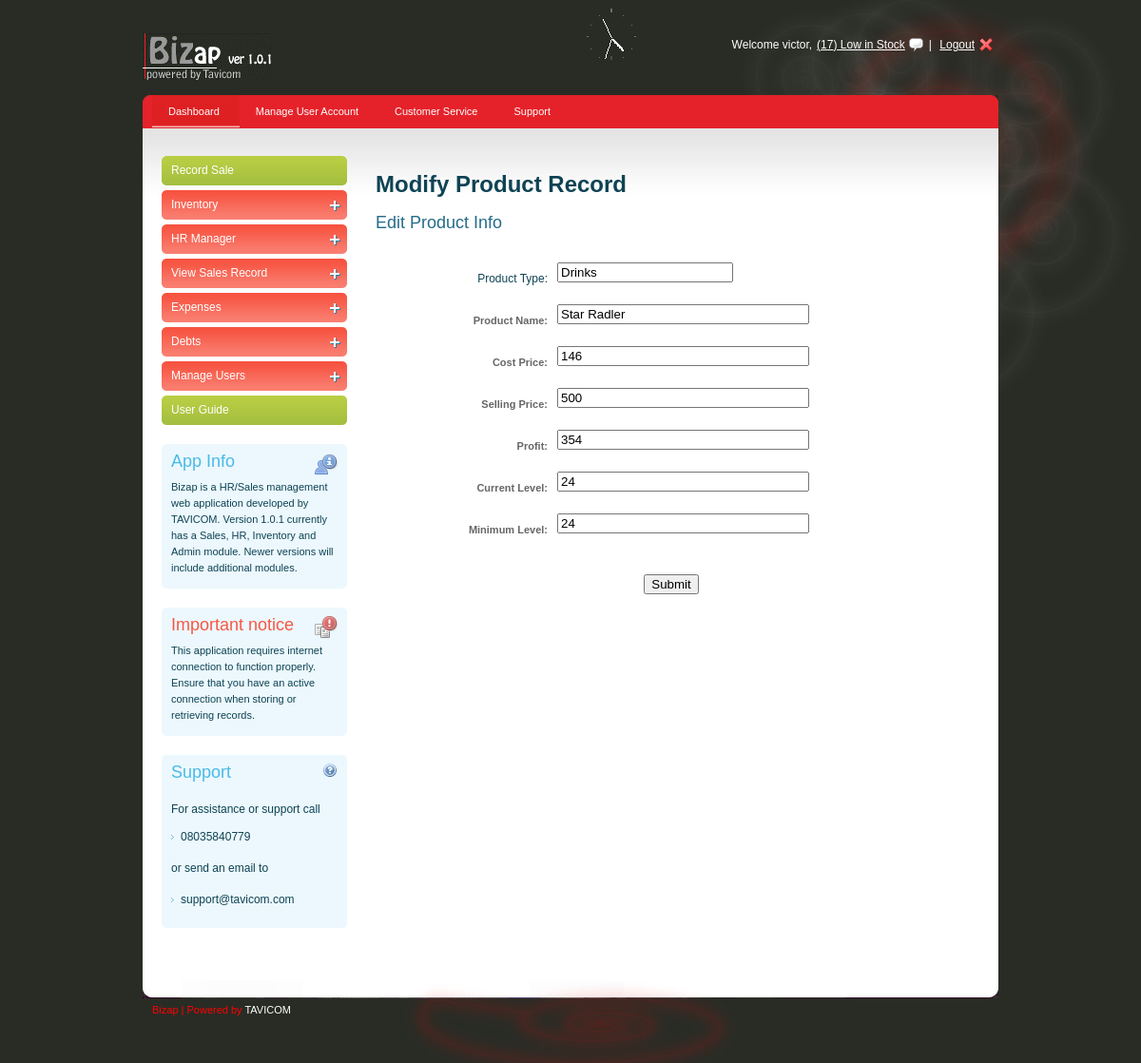
The app's page /modifyproductrecord.php?pname=Star Radler (signed in) with its own data.
### tables this page shows
CREATE TABLE IF NOT EXISTS `products` (
  `ptype` varchar(200) NOT NULL,
  `pname` varchar(200) NOT NULL,
  `price` int(10) NOT NULL,
  `curlevel` int(10) NOT NULL,
  `minlevel` int(10) NOT NULL,
  `profit` double NOT NULL,
  `costprice` int(10) NOT NULL,
  PRIMARY KEY (`pname`)
);

### modifyproductrecord.php (the view, shortened to what this page needs)
<?php session_start();
if(isset($_SESSION['validuser']))
{
	?>
<!DOCTYPE html PUBLIC "-//W3C//DTD XHTML 1.0 Transitional//EN" "http://www.w3.org/TR/xhtml1/DTD/xhtml1-transitional.dtd">
<html xmlns="http://www.w3.org/1999/xhtml">
<head>
<link rel="stylesheet" type="text/css" href="style.css" />
<link rel="stylesheet" type="text/css" media="all" href="niceforms-default.css" />
</head>
<body>
<div id="main_container">
	<?php include("header.inc");?>
    <div class="main_content">
                    <?php include("menunav.inc");?>
      <?php include("leftside.inc");?>
    <div class="right_content">
     <h1>Modify Product Record</h1>
<h2>
    Edit Product Info</h2>
      <?php
	$pname = $_REQUEST['pname'];
	$query = "select * from products where pname = '$pname'";
    $results = mysql_query($query);
	  $noofrows = mysql_num_rows($results);
	  if ($noofrows == 1)
	  {
	  	while($row = mysql_fetch_array($results))
	  	{?>
         <div class="form">
           <form action="confirmation.php" method="post" class="myform" name="myform" id="myform">
             <fieldset>
               <dl>
                 <dt>Product Type:</dt>
                 <dd>
                   <input type="text" name="prodtype" value="<?php echo($row[0]);?>" readonly="readonly" id="prodtype" />
                 </dd>
               </dl>
               <dl>
                 <dt>
                 <label for="email">Product Name:</label></dt>
                 <dd><input type="text" name="pname" id="pname" size="30" value="<?php echo($row[1]);?>"/></dd>
               </dl>
               <dl>
                 <dt>
                   <label for="email">Cost Price:</label></dt>
                 <dd><input type="text" name="costprice" id="costprice" onfocus="calcprofit()" onfocusout="calcprofit()"  size="30" value="<?php echo($row[6]);?>"/></dd>
               </dl>
               <dl>
                 <dt>
                   <label for="email">Selling Price:</label></dt>
                 <dd><input type="text" name="price" id="price" size="30" onfocus="calcprofit()" onfocusout="calcprofit()"  value="<?php echo($row[2]);?>"/></dd>
               </dl>
               <dl>
                 <dt>
                   <label for="email">Profit:</label></dt>
                 <dd><input type="text" name="profit" value="<?php echo($row[5]);?>" id="profit" size="30" readonly="readonly"/></dd>
               </dl>
               <dl>
                 <dt>
                   <label for="email">Current Level:</label></dt>
                 <dd><input type="text" name="curlevel" id="curlevel" size="30" value="<?php echo($row[3]);?>"/></dd>
               </dl>
               <dl>
                 <dt>
                   <label for="email">Minimum Level:</label></dt>
                 <dd><input type="text" name="minlevel" id="minlevel" size="30" value="<?php echo($row[4]);?>" /></dd>
               </dl>
                <dl>
                  <table width="100%" border="0" cellspacing="10" cellpadding="10">
                    <tr>
                      <td align="center"><input type="submit" name="submit" id="submit" value="Submit" /></td>
                    </tr>
                  </table>
                </dl>
</fieldset>
           </form>
           	<?php
		}
	  }
	else
	{
	 echo ("Record does not exist, please try again... <a href=".getenv('HTTP_REFERER')." >Go Back</a>");
	}
	?>
        </div>
     </div>
  </div>
  </div>
    <?php include("footer.inc");?>
</div>
</body>
</html>
<?php
}
else
{
header("Location: index3.php?message=You must login to use this software!!!");
				exit;
	}
 ?>

### style.css (style rules this page uses)
body { background:url(images/bg.jpg) no-repeat center top #310b28; font-family:Arial, Helvetica, sans-serif; padding:0; font-size:12px; margin:0 auto; color: #0e4354; }
h2 { font-size:18px; color:#256c89; font-weight:normal; padding:0px 0 15px 0; margin:0px; clear:both; }
#main_container { margin:0 auto; width:900px; padding:0px 0 0px 0; }
.main_content { margin:0 auto; width:900px; height:auto; padding:0px 0 50px 0; background:url(images/menu_bg.jpg) no-repeat center top #fff; }
.right_content { width:625px; float:left; padding:30px 0 0 30px; }

### niceforms-default.css (style rules this page uses)
.form { width:600px; float:left; clear:both; }
fieldset { border:none; clear:both; }
label { font-size:11px; font-weight:bold; color:#666; }
dl { clear:both; width:600px; }
dt { float:left; text-align:right; width:170px; line-height:34px; padding:0 10px 10px 0; }
dd { float:left; width:400px; margin:0 0 10px 0; }
select, input, textarea, button { outline:none; resize:none; }

### records on screen
products: prodtype "Drinks", pname "Star Radler", costprice "146", price "500", profit "354", curlevel "24", minlevel "24"

### other values on screen
$currentuser "victor"
$mynoofrows "17"
